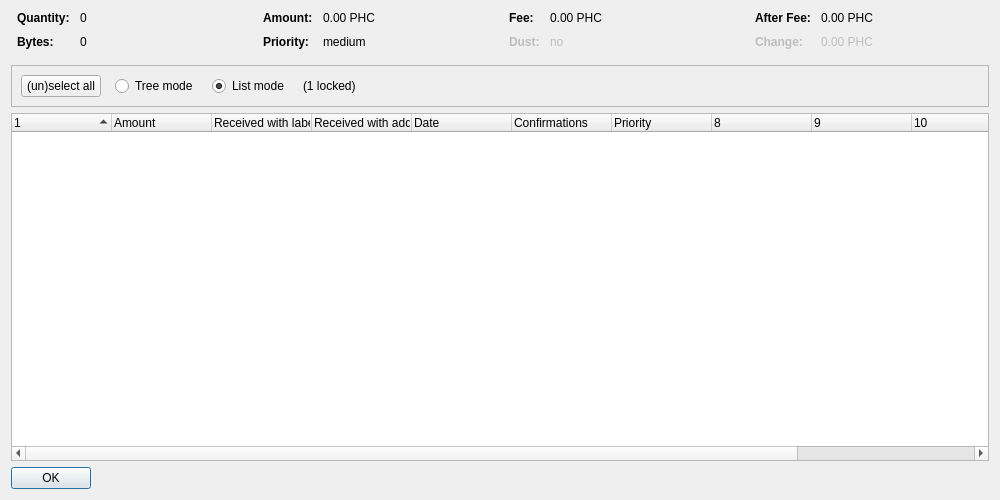
<?xml version="1.0" encoding="UTF-8"?>
<ui version="4.0">
 <class>CoinControlDialog</class>
 <widget class="QDialog" name="CoinControlDialog">
  <property name="geometry">
   <rect>
    <x>0</x>
    <y>0</y>
    <width>1000</width>
    <height>500</height>
   </rect>
  </property>
  <property name="windowTitle">
   <string>Coin Selection</string>
  </property>
  <layout class="QVBoxLayout" name="verticalLayout">
   <item>
    <layout class="QHBoxLayout" name="horizontalLayoutTop" stretch="0,0,0,0">
     <property name="topMargin">
      <number>0</number>
     </property>
     <property name="bottomMargin">
      <number>10</number>
     </property>
     <item>
      <layout class="QFormLayout" name="formLayoutCoinControl1">
       <property name="horizontalSpacing">
        <number>10</number>
       </property>
       <property name="verticalSpacing">
        <number>10</number>
       </property>
       <property name="leftMargin">
        <number>6</number>
       </property>
       <property name="rightMargin">
        <number>6</number>
       </property>
       <item row="0" column="0">
        <widget class="QLabel" name="labelCoinControlQuantityText">
         <property name="font">
          <font>
           <weight>75</weight>
           <bold>true</bold>
          </font>
         </property>
         <property name="text">
          <string>Quantity:</string>
         </property>
        </widget>
       </item>
       <item row="0" column="1">
        <widget class="QLabel" name="labelCoinControlQuantity">
         <property name="cursor">
          <cursorShape>IBeamCursor</cursorShape>
         </property>
         <property name="contextMenuPolicy">
          <enum>Qt::ActionsContextMenu</enum>
         </property>
         <property name="text">
          <string notr="true">0</string>
         </property>
         <property name="textInteractionFlags">
          <set>Qt::LinksAccessibleByMouse|Qt::TextSelectableByKeyboard|Qt::TextSelectableByMouse</set>
         </property>
        </widget>
       </item>
       <item row="1" column="0">
        <widget class="QLabel" name="labelCoinControlBytesText">
         <property name="font">
          <font>
           <weight>75</weight>
           <bold>true</bold>
          </font>
         </property>
         <property name="text">
          <string>Bytes:</string>
         </property>
        </widget>
       </item>
       <item row="1" column="1">
        <widget class="QLabel" name="labelCoinControlBytes">
         <property name="cursor">
          <cursorShape>IBeamCursor</cursorShape>
         </property>
         <property name="contextMenuPolicy">
          <enum>Qt::ActionsContextMenu</enum>
         </property>
         <property name="text">
          <string notr="true">0</string>
         </property>
         <property name="textInteractionFlags">
          <set>Qt::LinksAccessibleByMouse|Qt::TextSelectableByKeyboard|Qt::TextSelectableByMouse</set>
         </property>
        </widget>
       </item>
      </layout>
     </item>
     <item>
      <layout class="QFormLayout" name="formLayoutCoinControl2">
       <property name="horizontalSpacing">
        <number>10</number>
       </property>
       <property name="verticalSpacing">
        <number>10</number>
       </property>
       <property name="leftMargin">
        <number>6</number>
       </property>
       <property name="rightMargin">
        <number>6</number>
       </property>
       <item row="0" column="0">
        <widget class="QLabel" name="labelCoinControlAmountText">
         <property name="font">
          <font>
           <weight>75</weight>
           <bold>true</bold>
          </font>
         </property>
         <property name="text">
          <string>Amount:</string>
         </property>
        </widget>
       </item>
       <item row="0" column="1">
        <widget class="QLabel" name="labelCoinControlAmount">
         <property name="cursor">
          <cursorShape>IBeamCursor</cursorShape>
         </property>
         <property name="contextMenuPolicy">
          <enum>Qt::ActionsContextMenu</enum>
         </property>
         <property name="text">
          <string notr="true">0.00 PHC</string>
         </property>
         <property name="textInteractionFlags">
          <set>Qt::LinksAccessibleByMouse|Qt::TextSelectableByKeyboard|Qt::TextSelectableByMouse</set>
         </property>
        </widget>
       </item>
       <item row="1" column="0">
        <widget class="QLabel" name="labelCoinControlPriorityText">
         <property name="font">
          <font>
           <weight>75</weight>
           <bold>true</bold>
          </font>
         </property>
         <property name="text">
          <string>Priority:</string>
         </property>
        </widget>
       </item>
       <item row="1" column="1">
        <widget class="QLabel" name="labelCoinControlPriority">
         <property name="cursor">
          <cursorShape>IBeamCursor</cursorShape>
         </property>
         <property name="contextMenuPolicy">
          <enum>Qt::ActionsContextMenu</enum>
         </property>
         <property name="text">
          <string notr="true">medium</string>
         </property>
         <property name="textInteractionFlags">
          <set>Qt::LinksAccessibleByMouse|Qt::TextSelectableByKeyboard|Qt::TextSelectableByMouse</set>
         </property>
        </widget>
       </item>
      </layout>
     </item>
     <item>
      <layout class="QFormLayout" name="formLayoutCoinControl3">
       <property name="horizontalSpacing">
        <number>10</number>
       </property>
       <property name="verticalSpacing">
        <number>10</number>
       </property>
       <property name="leftMargin">
        <number>6</number>
       </property>
       <property name="rightMargin">
        <number>6</number>
       </property>
       <item row="0" column="0">
        <widget class="QLabel" name="labelCoinControlFeeText">
         <property name="font">
          <font>
           <weight>75</weight>
           <bold>true</bold>
          </font>
         </property>
         <property name="text">
          <string>Fee:</string>
         </property>
        </widget>
       </item>
       <item row="0" column="1">
        <widget class="QLabel" name="labelCoinControlFee">
         <property name="cursor">
          <cursorShape>IBeamCursor</cursorShape>
         </property>
         <property name="contextMenuPolicy">
          <enum>Qt::ActionsContextMenu</enum>
         </property>
         <property name="text">
          <string notr="true">0.00 PHC</string>
         </property>
         <property name="textInteractionFlags">
          <set>Qt::LinksAccessibleByMouse|Qt::TextSelectableByKeyboard|Qt::TextSelectableByMouse</set>
         </property>
        </widget>
       </item>
       <item row="1" column="0">
        <widget class="QLabel" name="labelCoinControlLowOutputText">
         <property name="enabled">
          <bool>false</bool>
         </property>
         <property name="font">
          <font>
           <weight>75</weight>
           <bold>true</bold>
          </font>
         </property>
         <property name="text">
          <string>Dust:</string>
         </property>
        </widget>
       </item>
       <item row="1" column="1">
        <widget class="QLabel" name="labelCoinControlLowOutput">
         <property name="enabled">
          <bool>false</bool>
         </property>
         <property name="cursor">
          <cursorShape>IBeamCursor</cursorShape>
         </property>
         <property name="contextMenuPolicy">
          <enum>Qt::ActionsContextMenu</enum>
         </property>
         <property name="text">
          <string notr="true">no</string>
         </property>
         <property name="textInteractionFlags">
          <set>Qt::LinksAccessibleByMouse|Qt::TextSelectableByKeyboard|Qt::TextSelectableByMouse</set>
         </property>
        </widget>
       </item>
      </layout>
     </item>
     <item>
      <layout class="QFormLayout" name="formLayoutCoinControl4">
       <property name="horizontalSpacing">
        <number>10</number>
       </property>
       <property name="verticalSpacing">
        <number>10</number>
       </property>
       <property name="leftMargin">
        <number>6</number>
       </property>
       <property name="rightMargin">
        <number>6</number>
       </property>
       <item row="0" column="0">
        <widget class="QLabel" name="labelCoinControlAfterFeeText">
         <property name="font">
          <font>
           <weight>75</weight>
           <bold>true</bold>
          </font>
         </property>
         <property name="text">
          <string>After Fee:</string>
         </property>
        </widget>
       </item>
       <item row="0" column="1">
        <widget class="QLabel" name="labelCoinControlAfterFee">
         <property name="cursor">
          <cursorShape>IBeamCursor</cursorShape>
         </property>
         <property name="contextMenuPolicy">
          <enum>Qt::ActionsContextMenu</enum>
         </property>
         <property name="text">
          <string notr="true">0.00 PHC</string>
         </property>
         <property name="textInteractionFlags">
          <set>Qt::LinksAccessibleByMouse|Qt::TextSelectableByKeyboard|Qt::TextSelectableByMouse</set>
         </property>
        </widget>
       </item>
       <item row="1" column="0">
        <widget class="QLabel" name="labelCoinControlChangeText">
         <property name="enabled">
          <bool>false</bool>
         </property>
         <property name="font">
          <font>
           <weight>75</weight>
           <bold>true</bold>
          </font>
         </property>
         <property name="text">
          <string>Change:</string>
         </property>
        </widget>
       </item>
       <item row="1" column="1">
        <widget class="QLabel" name="labelCoinControlChange">
         <property name="enabled">
          <bool>false</bool>
         </property>
         <property name="cursor">
          <cursorShape>IBeamCursor</cursorShape>
         </property>
         <property name="contextMenuPolicy">
          <enum>Qt::ActionsContextMenu</enum>
         </property>
         <property name="text">
          <string notr="true">0.00 PHC</string>
         </property>
         <property name="textInteractionFlags">
          <set>Qt::LinksAccessibleByMouse|Qt::TextSelectableByKeyboard|Qt::TextSelectableByMouse</set>
         </property>
        </widget>
       </item>
      </layout>
     </item>
    </layout>
   </item>
   <item>
    <widget class="QFrame" name="frame">
     <property name="minimumSize">
      <size>
       <width>0</width>
       <height>40</height>
      </size>
     </property>
     <property name="frameShape">
      <enum>QFrame::StyledPanel</enum>
     </property>
     <property name="frameShadow">
      <enum>QFrame::Sunken</enum>
     </property>
     <layout class="QHBoxLayout" name="horizontalLayout">
      <item>
       <layout class="QHBoxLayout" name="horizontalLayoutPanel" stretch="0,0,0,0,0">
        <property name="spacing">
         <number>14</number>
        </property>
        <item>
         <widget class="QPushButton" name="pushButtonSelectAll">
          <property name="sizePolicy">
           <sizepolicy hsizetype="Maximum" vsizetype="Fixed">
            <horstretch>0</horstretch>
            <verstretch>0</verstretch>
           </sizepolicy>
          </property>
          <property name="text">
           <string>(un)select all</string>
          </property>
          <property name="autoDefault">
           <bool>false</bool>
          </property>
         </widget>
        </item>
        <item>
         <widget class="QRadioButton" name="radioTreeMode">
          <property name="sizePolicy">
           <sizepolicy hsizetype="Maximum" vsizetype="Fixed">
            <horstretch>0</horstretch>
            <verstretch>0</verstretch>
           </sizepolicy>
          </property>
          <property name="text">
           <string>Tree mode</string>
          </property>
         </widget>
        </item>
        <item>
         <widget class="QRadioButton" name="radioListMode">
          <property name="sizePolicy">
           <sizepolicy hsizetype="Maximum" vsizetype="Fixed">
            <horstretch>0</horstretch>
            <verstretch>0</verstretch>
           </sizepolicy>
          </property>
          <property name="text">
           <string>List mode</string>
          </property>
          <property name="checked">
           <bool>true</bool>
          </property>
         </widget>
        </item>
        <item>
         <widget class="QLabel" name="labelLocked">
          <property name="text">
           <string notr="true">(1 locked)</string>
          </property>
         </widget>
        </item>
        <item>
         <spacer name="horizontalSpacer">
          <property name="orientation">
           <enum>Qt::Horizontal</enum>
          </property>
          <property name="sizeHint" stdset="0">
           <size>
            <width>40</width>
            <height>20</height>
           </size>
          </property>
         </spacer>
        </item>
       </layout>
      </item>
     </layout>
    </widget>
   </item>
   <item>
    <widget class="CoinControlTreeWidget" name="treeWidget">
     <property name="contextMenuPolicy">
      <enum>Qt::CustomContextMenu</enum>
     </property>
     <property name="sortingEnabled">
      <bool>false</bool>
     </property>
     <property name="columnCount">
      <number>12</number>
     </property>
     <attribute name="headerShowSortIndicator" stdset="0">
      <bool>true</bool>
     </attribute>
     <attribute name="headerStretchLastSection">
      <bool>false</bool>
     </attribute>
     <column>
      <property name="text">
       <string/>
      </property>
     </column>
     <column>
      <property name="text">
       <string>Amount</string>
      </property>
     </column>
     <column>
      <property name="text">
       <string>Received with label</string>
      </property>
     </column>
     <column>
      <property name="text">
       <string>Received with address</string>
      </property>
     </column>
     <column>
      <property name="text">
       <string>Date</string>
      </property>
     </column>
     <column>
      <property name="text">
       <string>Confirmations</string>
      </property>
      <property name="toolTip">
       <string>Confirmed</string>
      </property>
     </column>
     <column>
      <property name="text">
       <string>Priority</string>
      </property>
     </column>
     <column>
      <property name="text">
       <string/>
      </property>
     </column>
     <column>
      <property name="text">
       <string/>
      </property>
     </column>
     <column>
      <property name="text">
       <string/>
      </property>
     </column>
     <column>
      <property name="text">
       <string/>
      </property>
     </column>
     <column>
      <property name="text">
       <string/>
      </property>
     </column>
    </widget>
   </item>
   <item>
    <widget class="QDialogButtonBox" name="buttonBox">
     <property name="sizePolicy">
      <sizepolicy hsizetype="Maximum" vsizetype="Fixed">
       <horstretch>0</horstretch>
       <verstretch>0</verstretch>
      </sizepolicy>
     </property>
     <property name="orientation">
      <enum>Qt::Horizontal</enum>
     </property>
     <property name="standardButtons">
      <set>QDialogButtonBox::Ok</set>
     </property>
    </widget>
   </item>
  </layout>
 </widget>
 <customwidgets>
  <customwidget>
   <class>CoinControlTreeWidget</class>
   <extends>QTreeWidget</extends>
   <header>coincontroltreewidget.h</header>
  </customwidget>
 </customwidgets>
 <resources/>
 <connections/>
</ui>
